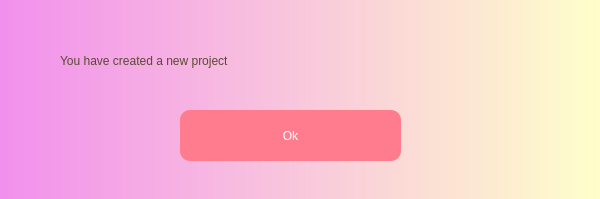
<?xml version="1.0" encoding="UTF-8"?>
<ui version="4.0">
 <class>Dialog</class>
 <widget class="QDialog" name="Dialog">
  <property name="geometry">
   <rect>
    <x>0</x>
    <y>0</y>
    <width>600</width>
    <height>199</height>
   </rect>
  </property>
  <property name="windowTitle">
   <string>Dialog</string>
  </property>
  <property name="styleSheet">
   <string notr="true"/>
  </property>
  <widget class="QWidget" name="widget" native="true">
   <property name="geometry">
    <rect>
     <x>0</x>
     <y>0</y>
     <width>600</width>
     <height>200</height>
    </rect>
   </property>
   <property name="styleSheet">
    <string notr="true">QWidget#widget{
background-color:qlineargradient(spread:reflect, x1:0, y1:0, x2:1, y2:0, stop:0 rgba(242, 144, 237, 255), stop:1 rgba(255, 255, 203, 255));}</string>
   </property>
   <widget class="QLabel" name="create_a_project">
    <property name="geometry">
     <rect>
      <x>60</x>
      <y>10</y>
      <width>521</width>
      <height>101</height>
     </rect>
    </property>
    <property name="styleSheet">
     <string notr="true">color:rgb(90, 73, 50);
font: 63 20pt &quot;Yu Gothic UI Semibold&quot;;
</string>
    </property>
    <property name="text">
     <string>You have created a new project</string>
    </property>
   </widget>
   <widget class="QPushButton" name="Ok">
    <property name="geometry">
     <rect>
      <x>180</x>
      <y>110</y>
      <width>221</width>
      <height>51</height>
     </rect>
    </property>
    <property name="styleSheet">
     <string notr="true">QPushButton{
background-color: rgb(255, 124, 142);
font: 63 18pt &quot;Yu Gothic UI Semibold&quot;;
color: rgb(255, 255, 255);
border-radius: 10px;
}

QPushButton:hover
{
background-color: rgb(141, 91, 158);
font: 63 18pt &quot;Yu Gothic UI Semibold&quot;;
color: rgb(255, 255, 255);
border-radius: 10px;
}

QPushButton:pressed
{
padding-left:5px;
padding-top:5px;
}
</string>
    </property>
    <property name="text">
     <string>Ok</string>
    </property>
   </widget>
  </widget>
 </widget>
 <resources/>
 <connections/>
</ui>
